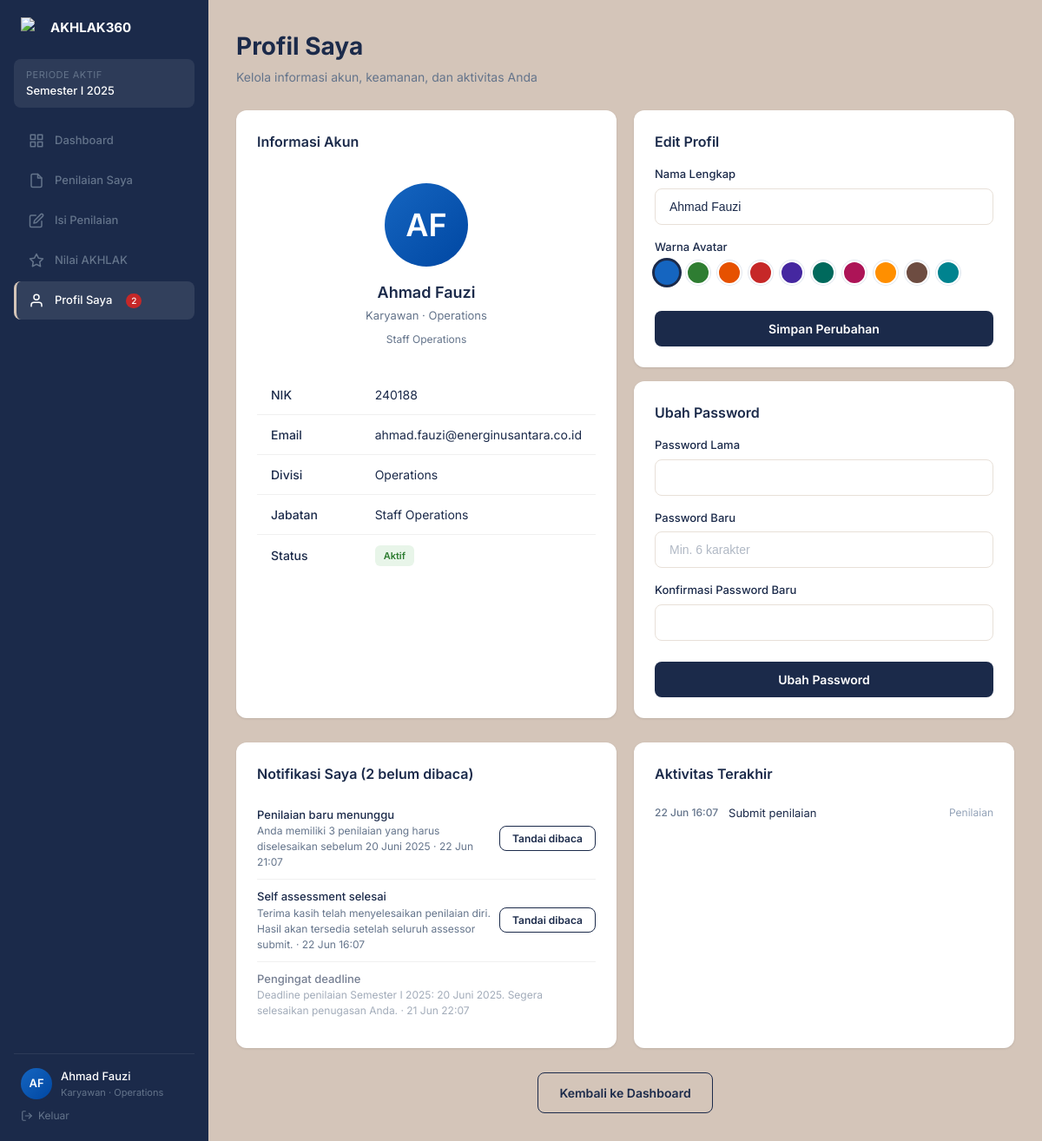
The page /pages/profile.php (signed in) on the database its author committed.
### tables this page shows
CREATE TABLE periode (
    id INT AUTO_INCREMENT PRIMARY KEY,
    nama VARCHAR(50) NOT NULL, semester ENUM('I','II') NOT NULL, tahun YEAR NOT NULL,
    tanggal_mulai DATE NOT NULL, tanggal_selesai DATE NOT NULL, deadline DATE NOT NULL,
    status ENUM('aktif','ditutup','draft') NOT NULL DEFAULT 'draft',
    created_at TIMESTAMP DEFAULT CURRENT_TIMESTAMP,
    INDEX idx_status (status), INDEX idx_tahun (tahun)
);

CREATE TABLE users (
    id INT AUTO_INCREMENT PRIMARY KEY,
    nik VARCHAR(20) UNIQUE NOT NULL,
    nama VARCHAR(100) NOT NULL,
    email VARCHAR(100) UNIQUE NOT NULL,
    password_hash VARCHAR(255) NOT NULL,
    role ENUM('karyawan','manager','adminhrd','adminit') NOT NULL DEFAULT 'karyawan',
    divisi ENUM('Operations','Finance','IT','HR','Marketing','Legal','Procurement') NOT NULL DEFAULT 'Operations',
    jabatan VARCHAR(50) NOT NULL DEFAULT 'Staff',
    avatar_color VARCHAR(50) DEFAULT '#1565C0',
    status ENUM('aktif','nonaktif','cuti') NOT NULL DEFAULT 'aktif',
    manager_id INT NULL,
    created_at TIMESTAMP DEFAULT CURRENT_TIMESTAMP,
    updated_at TIMESTAMP DEFAULT CURRENT_TIMESTAMP ON UPDATE CURRENT_TIMESTAMP,
    last_login TIMESTAMP NULL,
    FOREIGN KEY (manager_id) REFERENCES users(id) ON DELETE SET NULL,
    INDEX idx_role (role), INDEX idx_divisi (divisi), INDEX idx_status (status)
);

CREATE TABLE notifikasi (
    id INT AUTO_INCREMENT PRIMARY KEY, user_id INT NOT NULL, judul VARCHAR(200) NOT NULL,
    pesan TEXT NOT NULL, tipe ENUM('info','peringatan','success','danger') DEFAULT 'info',
    is_read TINYINT(1) DEFAULT 0, link VARCHAR(255) NULL, created_at TIMESTAMP DEFAULT CURRENT_TIMESTAMP,
    FOREIGN KEY (user_id) REFERENCES users(id) ON DELETE CASCADE,
    INDEX idx_user (user_id), INDEX idx_read (is_read)
);

CREATE TABLE activity_log (
    id INT AUTO_INCREMENT PRIMARY KEY, user_id INT NULL, aksi VARCHAR(100) NOT NULL,
    detail TEXT, tipe ENUM('login','penilaian','admin','system','security') DEFAULT 'system',
    ip_address VARCHAR(45) NULL, created_at TIMESTAMP DEFAULT CURRENT_TIMESTAMP,
    FOREIGN KEY (user_id) REFERENCES users(id) ON DELETE SET NULL,
    INDEX idx_user (user_id), INDEX idx_tipe (tipe), INDEX idx_created (created_at)
);

### includes/functions.php (called while the page is built, shortened)
<?php
function getCurrentUser() {
    $db = getDB();
    $stmt = $db->prepare("SELECT id, nik, nama, email, role, divisi, jabatan, avatar_color, manager_id, status FROM users WHERE id = ?");
    $stmt->execute([$_SESSION['user_id']]); return $stmt->fetch();
}
function getInitials($name) {
    $parts = explode(' ', strtoupper(trim($name)));
    return count($parts) >= 2 ? substr($parts[0], 0, 1) . substr($parts[count($parts)-1], 0, 1) : strtoupper(substr($name, 0, 2));
}
function getActivePeriode() {
    $db = getDB();
    $stmt = $db->query("SELECT * FROM periode WHERE status = 'aktif' ORDER BY tahun DESC, semester DESC LIMIT 1");
    return $stmt->fetch();
}

### pages/profile.php (the view, shortened to what this page needs)
<?php
require_once __DIR__ . '/../includes/template.php';
$user = getCurrentUser(); if (!$user) { header('Location: ../index.php'); exit; }
$role = $user['role'];
$rolePage = ['karyawan' => 'karyawan-dashboard', 'manager' => 'manager-dashboard', 'adminhrd' => 'hrd-dashboard', 'adminit' => 'adminit-dashboard'][$role] ?? 'karyawan-dashboard';
$db = getDB();
$notifications = $db->prepare("SELECT * FROM notifikasi WHERE user_id = ? ORDER BY is_read ASC, created_at DESC LIMIT 20");
$notifications->execute([$user['id']]); $notifications = $notifications->fetchAll();
$unreadCount = (int)$db->query("SELECT COUNT(*) FROM notifikasi WHERE user_id = {$user['id']} AND is_read = 0")->fetchColumn();
$activities = $db->prepare("SELECT * FROM activity_log WHERE user_id = ? ORDER BY created_at DESC LIMIT 10");
$activities->execute([$user['id']]); $activities = $activities->fetchAll();
$initials = getInitials($user['nama']);
$darkColor = adjustColor($user['avatar_color'], -30);
renderPageStart('Profil Saya'); renderSidebar($role, 'profile', $user);
?>
<main class="main-content">
<div class="page-header"><h1>Profil Saya</h1><p class="subtitle">Kelola informasi akun, keamanan, dan aktivitas Anda</p></div>
<div class="grid-2">
  <div class="card">
    <div class="card-header"><h3>Informasi Akun</h3></div>
    <div style="text-align:center;padding:20px 0;">
      <div class="user-avatar" style="background: linear-gradient(135deg, <?= htmlspecialchars($user['avatar_color']) ?>, <?= htmlspecialchars($darkColor) ?>); width:96px; height:96px; font-size:36px; margin:0 auto 16px;"><?= $initials ?></div>
      <div style="font-size:18px;font-weight:600;color:#1B2A4A;"><?= htmlspecialchars($user['nama']) ?></div>
      <div style="font-size:13px;color:#64748B;margin-top:4px;"><?= htmlspecialchars(ucfirst($user['role'])) ?> &middot; <?= htmlspecialchars($user['divisi']) ?></div>
      <div style="font-size:12px;color:#64748B;margin-top:8px;"><?= htmlspecialchars($user['jabatan']) ?></div>
    </div>
    <table class="data-table" style="margin-top:12px;">
      <tbody>
        <tr><td style="font-weight:500;width:40%;">NIK</td><td><?= htmlspecialchars($user['nik']) ?></td></tr>
        <tr><td style="font-weight:500;">Email</td><td><?= htmlspecialchars($user['email']) ?></td></tr>
        <tr><td style="font-weight:500;">Divisi</td><td><?= htmlspecialchars($user['divisi']) ?></td></tr>
        <tr><td style="font-weight:500;">Jabatan</td><td><?= htmlspecialchars($user['jabatan']) ?></td></tr>
        <tr><td style="font-weight:500;">Status</td><td><?php renderBadge($user['status']); ?></td></tr>
      </tbody>
    </table>
  </div>
  <div>
    <div class="card" style="margin-bottom:16px;">
      <div class="card-header"><h3>Edit Profil</h3></div>
      <form method="post">
        <div class="form-group"><label>Nama Lengkap</label><input type="text" name="nama" class="form-input" value="<?= htmlspecialchars($user['nama']) ?>" required></div>
        <div class="form-group"><label>Warna Avatar</label>
          <div style="display:flex;gap:8px;flex-wrap:wrap;">
            <?php foreach (['#1565C0','#2E7D32','#E65100','#C62828','#4527A0','#00695C','#AD1457','#FF8F00','#6D4C41','#00838F'] as $c): ?>
              <label style="cursor:pointer;">
                <div style="width:28px;height:28px;border-radius:50%;background:<?= $c ?>;<?= $user['avatar_color'] === $c ? 'box-shadow:0 0 0 3px #1B2A4A,0 0 0 5px #fff;' : 'border:2px solid #fff;box-shadow:0 0 0 1px #E2E8F0;' ?>"></div>
              </label>
            <?php endforeach; ?>
          </div>
        </div>
        <button type="submit" class="btn btn-primary" style="margin-top:8px;">Simpan Perubahan</button>
      </form>
    </div>
    <div class="card">
      <div class="card-header"><h3>Ubah Password</h3></div>
      <form method="post">
        <div class="form-group"><label>Password Lama</label><input type="password" name="current_password" class="form-input" required></div>
        <div class="form-group"><label>Password Baru</label><input type="password" name="new_password" class="form-input" placeholder="Min. 6 karakter" required></div>
        <div class="form-group"><label>Konfirmasi Password Baru</label><input type="password" name="confirm_password" class="form-input" required></div>
        <button type="submit" class="btn btn-primary" style="margin-top:8px;">Ubah Password</button>
      </form>
    </div>
  </div>
</div>
<div class="grid-2" style="margin-top:16px;">
  <div class="card">
    <div class="card-header"><h3>Notifikasi Saya (<?= $unreadCount ?> belum dibaca)</h3></div>
    <?php if (empty($notifications)): ?>
      <p style="color:#64748B;padding:20px 0;text-align:center;">Belum ada notifikasi.</p>
    <?php else: foreach ($notifications as $n): ?>
      <div class="alert-item" style="<?= $n['is_read'] ? 'opacity:0.6;' : '' ?>">
        <div class="alert-item-left">
          <div class="alert-title"><?= htmlspecialchars($n['judul']) ?></div>
          <div class="alert-sub"><?= htmlspecialchars($n['pesan']) ?> &middot; <?= date('d M H:i', strtotime($n['created_at'])) ?></div>
        </div>
        <?php if (!$n['is_read']): ?>
          <button class="btn btn-secondary btn-sm" onclick="markRead(<?= (int)$n['id'] ?>)">Tandai dibaca</button>
        <?php endif; ?>
      </div>
    <?php endforeach; endif; ?>
  </div>
  <div class="card">
    <div class="card-header"><h3>Aktivitas Terakhir</h3></div>
    <?php if (empty($activities)): ?>
      <p style="color:#64748B;padding:20px 0;text-align:center;">Belum ada aktivitas tercatat.</p>
    <?php else: foreach ($activities as $a): ?>
      <div class="log-entry">
        <div class="log-time"><?= date('d M H:i', strtotime($a['created_at'])) ?></div>
        <div class="log-text"><?= htmlspecialchars($a['aksi']) ?></div>
        <div class="log-actor"><?= htmlspecialchars(ucfirst($a['tipe'])) ?></div>
      </div>
    <?php endforeach; endif; ?>
  </div>
</div>
<div style="margin-top:24px;text-align:center;">
  <a href="<?= $rolePage ?>.php" class="btn btn-secondary">Kembali ke Dashboard</a>
</div>
</main>
<?php renderPageEnd(); ?>

### includes/template.php (shortened to what this page needs)
<?php
require_once __DIR__ . '/functions.php';
function getSidebarMenu($role) {
    return $menus[$role] ?? [];
}
function adjustColor($hex, $amount) {
    $hex = ltrim($hex, '#');
    $r = max(0, min(255, hexdec(substr($hex, 0, 2)) + $amount));
    $g = max(0, min(255, hexdec(substr($hex, 2, 2)) + $amount));
    $b = max(0, min(255, hexdec(substr($hex, 4, 2)) + $amount));
    return sprintf('#%02x%02x%02x', $r, $g, $b);
}
function renderSidebar($role, $activePage, $user) {
    $menus = getSidebarMenu($role);
    $periode = getActivePeriode();
    $initials = getInitials($user['nama']);
    $periodeLabel = $periode ? $periode['nama'] : 'Tidak ada periode aktif';
    $darkColor = adjustColor($user['avatar_color'], -30);
    $unread = 0;
    try {
        $db = getDB();
        $stmt = $db->prepare("SELECT COUNT(*) FROM notifikasi WHERE user_id = ? AND is_read = 0");
        $stmt->execute([$user['id']]);
        $unread = (int)$stmt->fetchColumn();
    } catch (Exception $e) {}
    ?>
    <aside class="sidebar">
      <div class="sidebar-logo"><img src="../assets/logo.png" alt="AKHLAK360"><span>AKHLAK360</span></div>
      <div class="sidebar-period"><div class="label">Periode Aktif</div><div class="value"><?= htmlspecialchars($periodeLabel) ?></div></div>
      <nav class="sidebar-nav">
        <?php foreach ($menus as $menu):
          $isActive = $activePage === $menu['page'] ? 'active' : '';
        ?>
        <a href="<?= $menu['page'] ?>.php" class="nav-item <?= $isActive ?>"><?= $menu['icon'] ?><?= htmlspecialchars($menu['label']) ?></a>
        <?php endforeach; ?>
        <a href="profile.php" class="nav-item <?= $activePage === 'profile' ? 'active' : '' ?>"><svg xmlns="http://www.w3.org/2000/svg" width="18" height="18" viewBox="0 0 24 24" fill="none" stroke="currentColor" stroke-width="2" stroke-linecap="round" stroke-linejoin="round"><path d="M20 21v-2a4 4 0 0 0-4-4H8a4 4 0 0 0-4 4v2"/><circle cx="12" cy="7" r="4"/></svg>Profil Saya<?= $unread > 0 ? ' <span style="background:#C62828;color:#fff;font-size:10px;padding:1px 6px;border-radius:10px;margin-left:4px;">' . $unread . '</span>' : '' ?></a>
      </nav>
      <div class="sidebar-user">
        <div class="user-card">
          <div class="user-avatar" style="background: linear-gradient(135deg, <?= $user['avatar_color'] ?>, <?= $darkColor ?>);"><?= $initials ?></div>
          <div class="user-info">
            <div class="name"><?= htmlspecialchars($user['nama']) ?></div>
            <div class="role"><?= htmlspecialchars(ucfirst($user['role'])) ?> &middot; <?= htmlspecialchars($user['divisi']) ?></div>
          </div>
        </div>
        <a href="#" class="logout-link" onclick="doLogout(event)">
          <svg xmlns="http://www.w3.org/2000/svg" width="14" height="14" viewBox="0 0 24 24" fill="none" stroke="currentColor" stroke-width="2" stroke-linecap="round" stroke-linejoin="round"><path d="M9 21H5a2 2 0 0 1-2-2V5a2 2 0 0 1 2-2h4"/><polyline points="16 17 21 12 16 7"/><line x1="21" y1="12" x2="9" y2="12"/></svg>Keluar
        </a>
      </div>
    </aside>
    <?php
}
function renderPageStart($title) { ?>
<!DOCTYPE html>
<html lang="id">
<head>
  <link rel="stylesheet" href="../css/style.css">
</head>
<body>
<div class="app-layout">
<?php }
function renderPageEnd($extraJS = '') { ?>
</div>
</body>
</html>
<?php }
function renderBadge($status) {
    $map = ['selesai'=>'badge-selesai','submitted'=>'badge-selesai','berjalan'=>'badge-berjalan','tertunda'=>'badge-tertunda','draft'=>'badge-draft','assigned'=>'badge-tertunda','aktif'=>'badge-online','lengkap'=>'badge-selesai','need_coaching'=>'badge-coaching','on_track'=>'badge-berjalan','excellent'=>'badge-selesai','mandiri'=>'badge-berjalan','atasan'=>'badge-berjalan','peer'=>'badge-berjalan','bawahan'=>'badge-tertunda','diri'=>'badge-berjalan','open'=>'badge-high','resolved'=>'badge-ok','low'=>'badge-low','medium'=>'badge-medium','high'=>'badge-high','critical'=>'badge-high','online'=>'badge-online','offline'=>'badge-offline','ready'=>'badge-ready','review'=>'badge-review','live'=>'badge-live','queued'=>'badge-queued','warning'=>'badge-watch'];
    $labels = ['selesai'=>'Selesai','submitted'=>'Submitted','berjalan'=>'Berjalan','tertunda'=>'Tertunda','draft'=>'Draft','assigned'=>'Assigned','aktif'=>'Aktif','lengkap'=>'Lengkap','need_coaching'=>'Need Coaching','on_track'=>'On Track','excellent'=>'Excellent','mandiri'=>'Mandiri','atasan'=>'Atasan','peer'=>'Peer','bawahan'=>'Bawahan','diri'=>'Self','open'=>'Open','resolved'=>'Resolved','low'=>'Low','medium'=>'Medium','high'=>'High','critical'=>'Critical','online'=>'Online','offline'=>'Offline','ready'=>'Ready','review'=>'Review','live'=>'Live','queued'=>'Queued','warning'=>'Warning'];
    $cls = $map[$status] ?? 'badge-berjalan'; $lbl = $labels[$status] ?? ucfirst($status);
    echo '<span class="badge ' . $cls . '">' . $lbl . '</span>';
}

### rows shown on the page
periode: nama "Semester I 2025"
users: nama "AF", nama "Ahmad Fauzi", role "Karyawan", divisi "Operations", jabatan "Staff Operations", nik "240188", email "ahmad.fauzi@energinusantara.co.id", status "Aktif", avatar_color "#1565C0" (drawn)
notifikasi: judul "Penilaian baru menunggu", pesan "Anda memiliki 3 penilaian yang harus diselesaikan sebelum 20 Juni 2025", created_at "22 Jun 21:07"
notifikasi: judul "Self assessment selesai", pesan "Terima kasih telah menyelesaikan penilaian diri. Hasil akan tersedia setelah seluruh assessor submit.", created_at "22 Jun 16:07"
notifikasi: judul "Pengingat deadline", pesan "Deadline penilaian Semester I 2025: 20 Juni 2025. Segera selesaikan penugasan Anda.", created_at "21 Jun 22:07"
activity_log: created_at "22 Jun 16:07", aksi "Submit penilaian", tipe "Penilaian"

### other values the page prints
$menu['label'] "Dashboard"
$menu['label'] "Penilaian Saya"
$menu['label'] "Isi Penilaian"
$menu['label'] "Nilai AKHLAK"
$unread "2"
$unreadCount "2"
